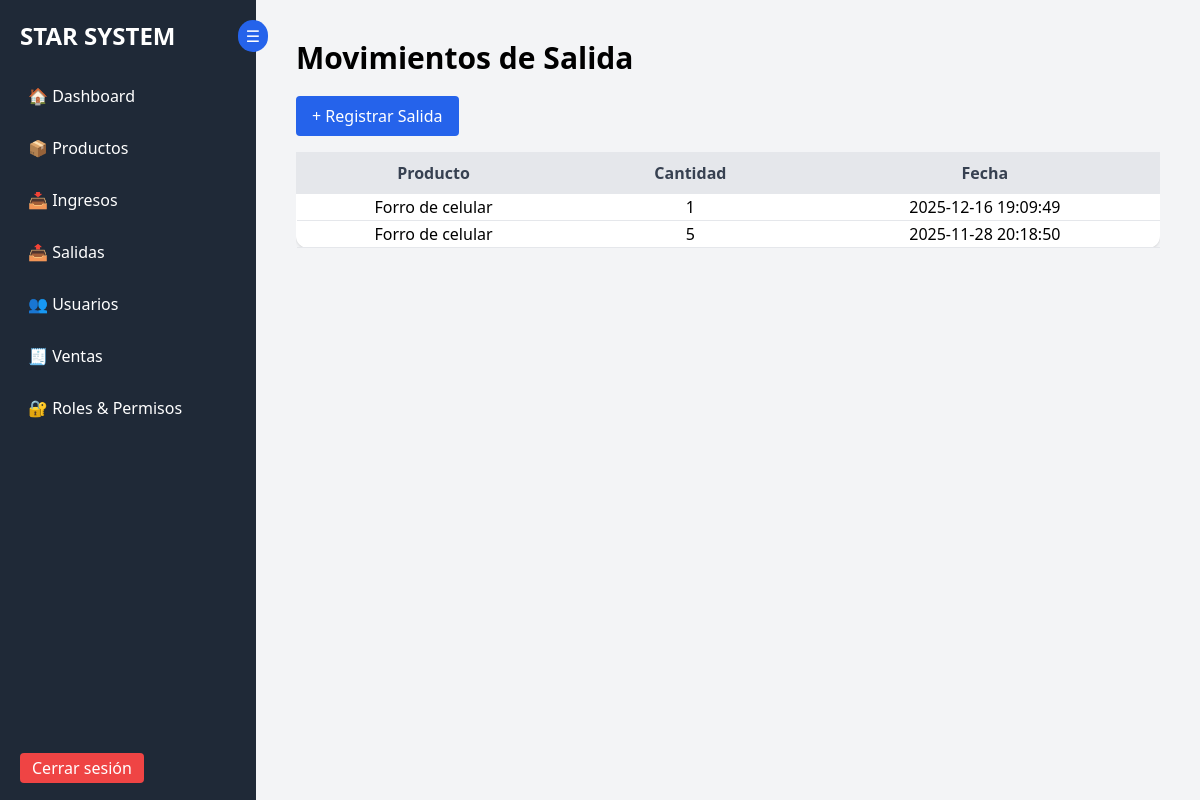
Screenshot of /dashboard/salidas.php (signed in) with the database file from the repository.
### tables this page shows
CREATE TABLE `movimientos` (
  `IdMovimiento` int(11) NOT NULL,
  `IdProducto` int(11) DEFAULT NULL,
  `IdUsuario` int(11) DEFAULT NULL,
  `Tipo_movimiento` enum('INGRESO','SALIDA') DEFAULT NULL,
  `Cantidad` int(11) NOT NULL,
  `Fecha_movimiento` timestamp NOT NULL DEFAULT current_timestamp()
);

CREATE TABLE `productos` (
  `idProducto` int(11) NOT NULL,
  `Codigo_producto` varchar(50) DEFAULT NULL,
  `Nombre_producto` varchar(150) DEFAULT NULL,
  `Descripcion` text DEFAULT NULL,
  `Precio` decimal(10,2) DEFAULT NULL,
  `Fecha_creacion` timestamp NOT NULL DEFAULT current_timestamp(),
  `stock` int(11) NOT NULL DEFAULT 0
);

### dashboard/salidas.php (the view, shortened to what this page needs)
<?php
require_once "../config/configdb.php";
$sql = "SELECT m.*, p.Nombre_producto
        FROM movimientos m
        LEFT JOIN productos p ON m.IdProducto = p.idProducto
        WHERE m.Tipo_movimiento = 'SALIDA'
        ORDER BY m.IdMovimiento DESC";
$stmt = $pdo->query($sql);
$salidas = $stmt->fetchAll(PDO::FETCH_ASSOC);
?>
<!DOCTYPE html>
<html lang="es">
<head>
<script src="https://cdn.tailwindcss.com"></script>
</head>
<body class="bg-gray-100 flex">
<?php include "sidebar.php"; ?>
<main class="ml-64 p-10 w-full">
    <h1 class="text-3xl font-bold mb-5">Movimientos de Salida</h1>
    <a href="salidas_nuevo.php"
       class="bg-blue-600 text-white px-4 py-2 rounded hover:bg-blue-700 mb-4 inline-block">
        + Registrar Salida
    </a>
    <div class="overflow-x-auto">
        <table class="min-w-full bg-white rounded-xl shadow">
            <thead>
                <tr class="bg-gray-200 text-gray-700">
                    <th class="py-2 px-4 border">Producto</th>
                    <th class="py-2 px-4 border">Cantidad</th>
                    <th class="py-2 px-4 border">Fecha</th>
                </tr>
            </thead>
            <tbody>
                <?php if (!empty($salidas)): ?>
                    <?php foreach ($salidas as $row): ?>
                    <tr class="text-center border-b hover:bg-gray-100">
                        <td><?= $row['Nombre_producto'] ?></td>
                        <td><?= $row['Cantidad'] ?></td>
                        <td><?= $row['Fecha_movimiento'] ?></td>
                    </tr>
                    <?php endforeach; ?>
                <?php else: ?>
                    <tr><td colspan="3" class="py-4 text-center">
                        No hay salidas registradas.
                    </td></tr>
                <?php endif; ?>
            </tbody>
        </table>
    </div>
</main>
</body>
</html>

### rows the page displays
movimientos: IdProducto.Nombre_producto "Forro de celular", Cantidad "1", Fecha_movimiento "2025-12-16 19:09:49"
movimientos: IdProducto.Nombre_producto "Forro de celular", Cantidad "5", Fecha_movimiento "2025-11-28 20:18:50"
